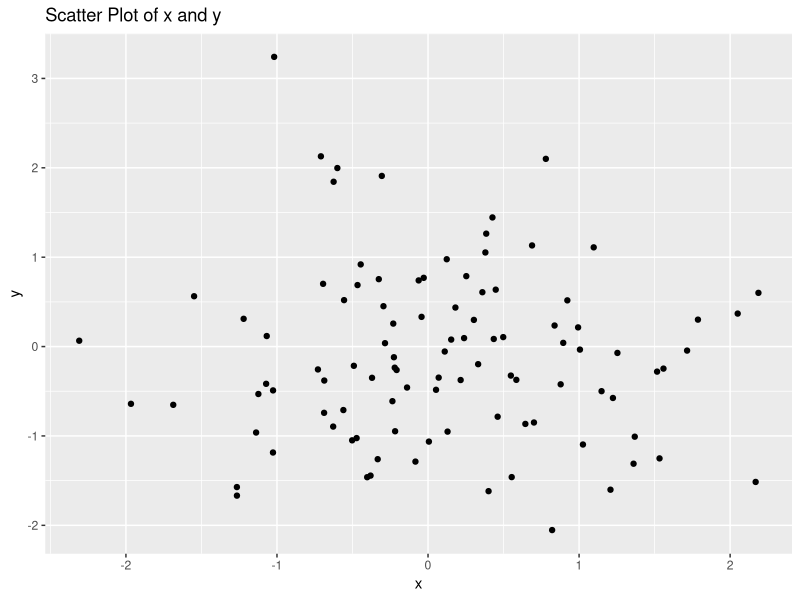
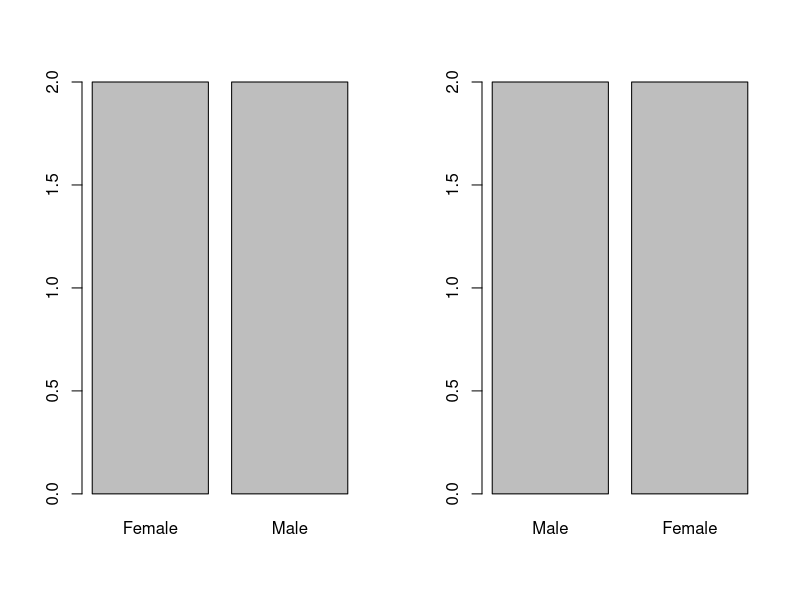
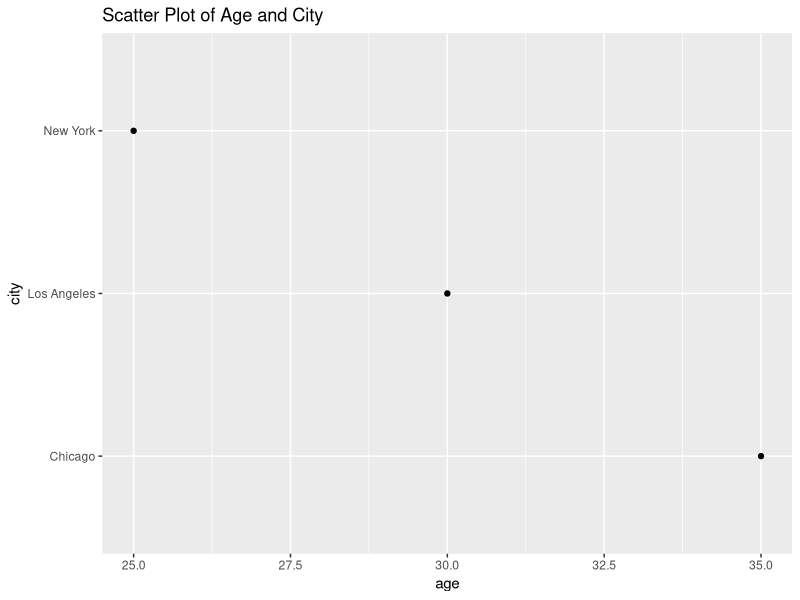
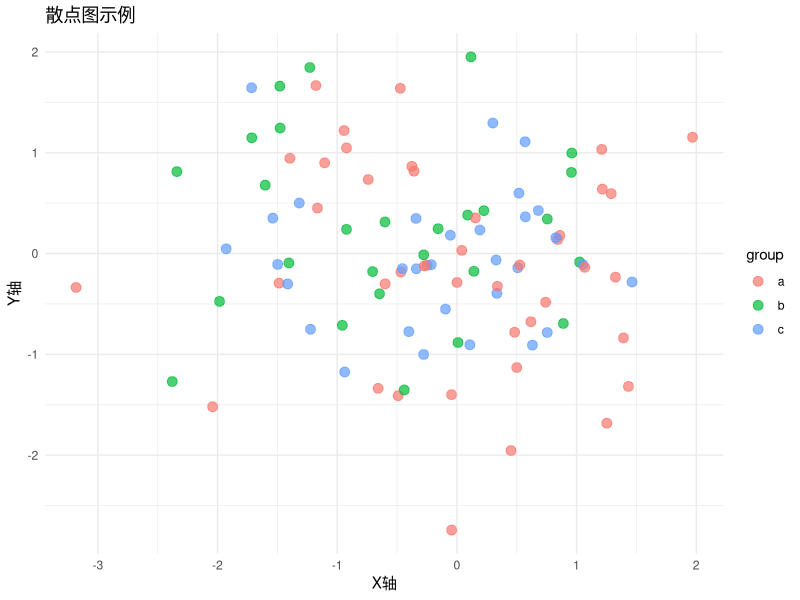
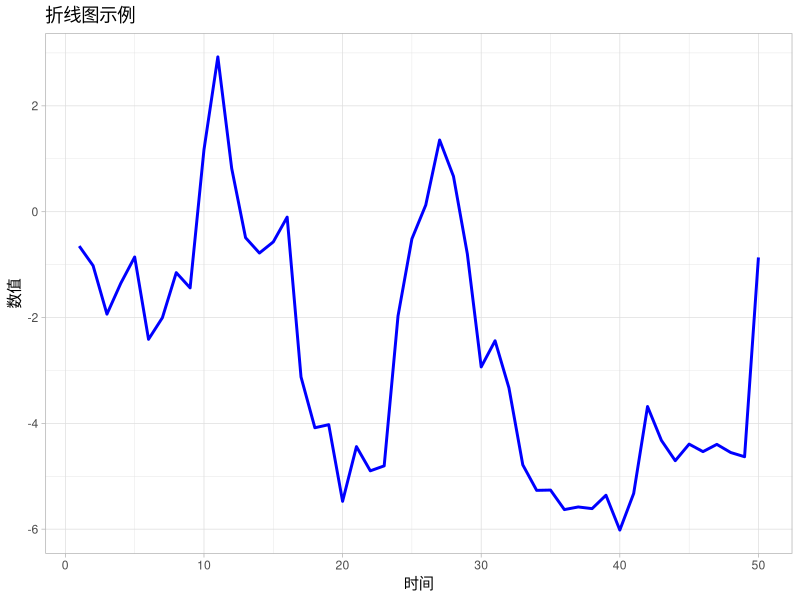
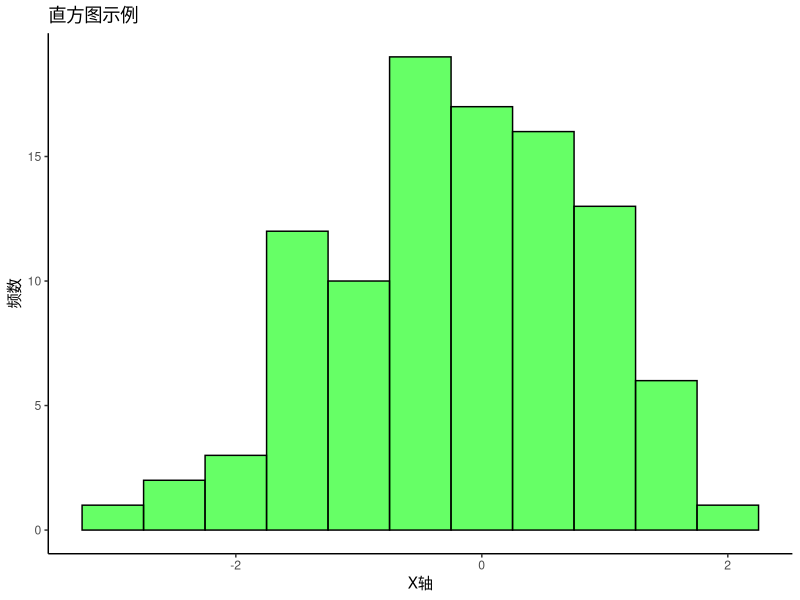
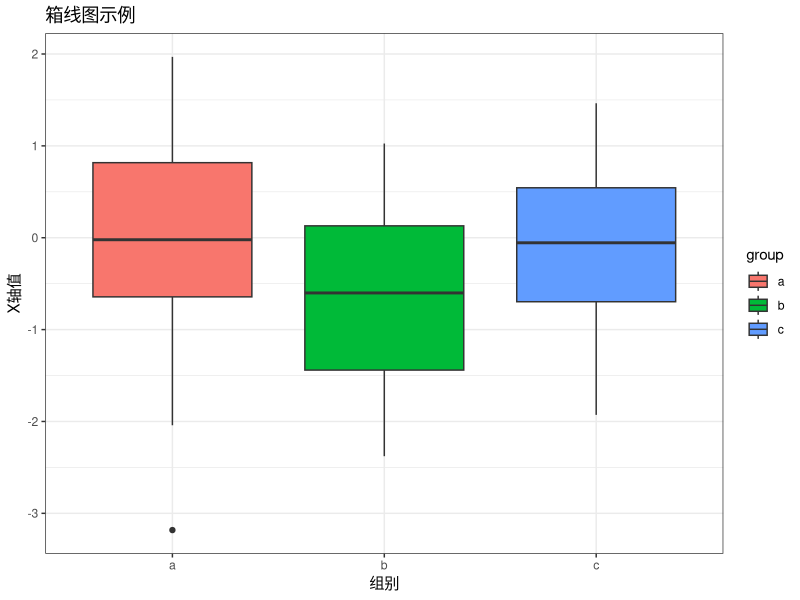
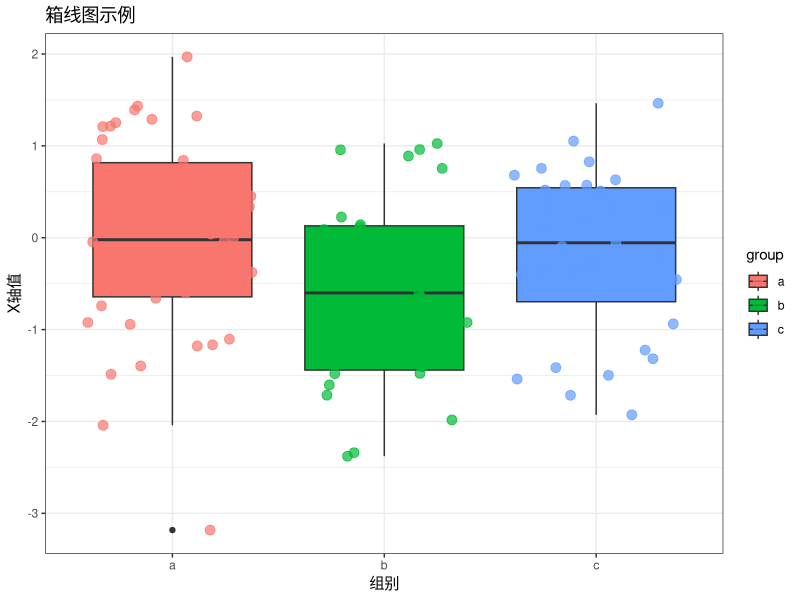

These charts were generated, in order, by the following R code:
## ---- chunk 1
# 加载必要的库
library(dplyr)  # 用于数据处理
library(ggplot2)  # 用于数据可视化
library(caret)  # 用于机器学习模型

# 生成一个示例数据框
set.seed(123)  # 设置随机种子以确保结果可重复
data <- data.frame(
  x = rnorm(100),  # 生成100个服从正态分布的随机数
  y = rnorm(100)  # 生成100个服从正态分布的随机数
)

# 数据预处理：计算描述性统计
summary_stats <- data %>%
  summarise(
    mean_x = mean(x),  # 计算x的均值
    mean_y = mean(y),  # 计算y的均值
    sd_x = sd(x),  # 计算x的标准差
    sd_y = sd(y)  # 计算y的标准差
  )

# 打印描述性统计结果
print(summary_stats)
## ---- chunk 2
# 数据可视化：绘制散点图
ggplot(data, aes(x = x, y = y)) +
  geom_point() +  # 添加散点图层
  labs(title = "Scatter Plot of x and y", x = "x", y = "y")  # 添加标题和轴标签
## ---- chunk 3
# 机器学习模型：线性回归
model <- train(y ~ x, data = data, method = "lm")  # 使用线性回归模型拟合数据

# 打印模型结果
print(model)
## ---- chunk 4
# 模型评估：查看模型的摘要
summary(model$finalModel)  # 打印线性回归模型的详细摘要
## ---- chunk 5
# 创建一个数值向量
numeric_vector <- c(1, 2, 3, 4, 5)  # 使用c()函数创建一个包含数值的向量

# 创建一个字符向量
character_vector <- c("a", "b", "c", "d")  # 使用c()函数创建一个包含字符的向量

# 创建一个逻辑向量
logical_vector <- c(TRUE, FALSE, TRUE, FALSE)  # 使用c()函数创建一个包含逻辑值的向量

# 创建一个矩阵
matrix_example <- matrix(1:9, nrow = 3, ncol = 3)  # 使用matrix()函数创建一个3x3的矩阵，元素为1到9

# 创建一个三维数组
array_example <- array(1:24, dim = c(3, 4, 2))  # 使用array()函数创建一个3x4x2的三维数组，元素为1到24
## ---- chunk 6
# 打印向量
print(numeric_vector)
print(character_vector)
print(logical_vector)
## ---- chunk 7
# 打印矩阵
print(matrix_example)
## ---- chunk 8
# 打印数组
print(array_example)
## ---- chunk 9
# 创建一个数据框
data_frame <- data.frame(
  name = c("Alice", "Bob", "Charlie"),
  age = c(25, 30, 35),
  city = c("New York", "Los Angeles", "Chicago")
)

# 创建一个列表
list_example <- list(
  numeric_vector = numeric_vector,
  matrix_example = matrix_example,
  data_frame = data_frame
)
## ---- chunk 10
# 打印数据框
print(data_frame)
## ---- chunk 11
# 打印列表
print(list_example)

# 打印列表的元素
print(list_example$numeric_vector)  # 打印数值向量
print(list_example$matrix_example)  # 打印矩阵
print(list_example$data_frame)  # 打印数据框
## ---- chunk 12
# 创建一个因子
factor_example <- factor(c("Male", "Female", "Male", "Female"))

# 打印因子
print(factor_example)
## ---- chunk 13
# 设置绘图参数
par(mfrow = c(1, 2))

# 打印因子
plot(factor_example)

# 设置因子水平
factor_example <- factor(factor_example, levels = c("Male", "Female"))
# 打印因子
plot(factor_example)
## ---- chunk 14
# 创建一个日期时间向量
date_time_vector <- as.POSIXct(c("2024-01-01 12:00:00", "2024-01-01 13:00:00", "2024-01-01 14:00:00"))  

# 打印日期时间向量
print(date_time_vector)
## ---- chunk 15
# 创建一个变量
x <- 10

# 打印变量
print(x)

# 使用=进行赋值
y = 20  

# 打印变量
print(y)

# 使用==进行比较
print(x == y)   

# 使用!=进行不等于比较
print(x != y)

# 使用>进行大于比较
print(x > y)    

# 使用<进行小于比较
print(x < y)

# 使用>=进行大于等于比较
print(x >= y)   

# 使用&&进行逻辑与运算
print(x && y)

# 使用||进行逻辑或运算
print(x || y)   
## ---- chunk 16
# 创建一个变量
x <- 10

# 使用if进行条件判断
if (x > 0) {    
  print("x is positive")
} else {
  print("x is negative")
}
## ---- chunk 17
# 使用if进行条件判断
if (x > 0) {    
  print("x is positive")
} else {
  print("x is negative")
}   
## ---- chunk 18
# 使用for循环打印1到5的数字
for (i in 1:5) {
  print(i)
}
## ---- chunk 19
# 定义一个简单的函数
my_function <- function(x) {
  return(x + 1)
}
## ---- chunk 20
# 调用函数
print(my_function(1))
## ---- chunk 21
# 调用函数
print(my_function(1))
## ---- chunk 22
# 创建一个数据框
data_frame <- data.frame(
  name = c("Alice", "Bob", "Charlie"),  
  age = c(25, 30, 35),
  city = c("New York", "Los Angeles", "Chicago")
)

# 使用filter()函数筛选数据
filtered_data <- filter(data_frame, age > 30)   

# 打印筛选后的数据
print(filtered_data)
## ---- chunk 23
# 创建一个数据框
data_frame <- data.frame(
  name = c("Alice", "Bob", "Charlie"),
  age = c(25, 30, 35),
  city = c("New York", "Los Angeles", "Chicago")
)

# 使用arrange()函数对数据进行排序
sorted_data <- arrange(data_frame, age) 

# 打印排序后的数据
print(sorted_data)
## ---- chunk 24
# 使用summarize()函数对数据进行汇总
summarized_data <- summarize(data_frame, mean_age = mean(age))

# 打印汇总后的数据
print(summarized_data)
## ---- chunk 25
# 创建一个数据框
data_frame <- data.frame(
  name = c("Alice", "Bob", "Charlie"),
  age = c(25, 30, 35),
  city = c("New York", "Los Angeles", "Chicago")
)   

# 使用ggplot2包创建一个散点图
ggplot(data_frame, aes(x = age, y = city)) +
  geom_point() +
  labs(title = "Scatter Plot of Age and City")
## ---- chunk 26
# 加载ggplot2包，用于数据可视化
library(ggplot2)  # 导入ggplot2库

# 创建示例数据集，包括x、y两个变量和一个分组变量group
data <- data.frame(
  x = rnorm(100),                   # 生成100个服从正态分布的随机数作为x轴数据
  y = rnorm(100),                   # 生成100个服从正态分布的随机数作为y轴数据
  group = sample(letters[1:3], 100, replace = TRUE)  # 随机生成100个属于a、b、c三个组的分组数据
)
## ---- chunk 27
# ---------------------------
# 散点图示例：展示x和y之间的关系，并根据group分组上色
# ---------------------------
scatter_plot <- ggplot(data, aes(x = x, y = y, color = group)) +  # 设置数据源及映射关系（x、y坐标和颜色对应分组）
  geom_point(size = 3, alpha = 0.7) +       # 添加散点图层，设置点的大小为3，透明度为0.7
  labs(title = "散点图示例", x = "X轴", y = "Y轴") +  # 添加图形标题和坐标轴标签
  theme_minimal()                         # 应用简洁的主题
print(scatter_plot)                       # 绘制散点图
## ---- chunk 28
# ---------------------------
# 折线图示例：展示随时间变化的数据趋势
# ---------------------------
# 创建时间序列数据，time为时间变量，value为累积随机值模拟趋势数据
time_data <- data.frame(
  time = 1:50,                          # 创建一个从1到50的时间序列
  value = cumsum(rnorm(50))              # 生成50个随机数并计算累积和，模拟数据趋势
)
line_plot <- ggplot(time_data, aes(x = time, y = value)) +  # 设置数据源及映射关系（时间与数值）
  geom_line(color = "blue", size = 1) +   # 添加折线图层，设置线条颜色为蓝色，宽度为1
  labs(title = "折线图示例", x = "时间", y = "数值") +  # 添加图形标题和坐标轴标签
  theme_light()                           # 应用明亮主题
print(line_plot)                         # 绘制折线图
## ---- chunk 29
# ---------------------------
# 直方图示例：展示x变量的分布情况
# ---------------------------
histogram_plot <- ggplot(data, aes(x = x)) +  # 设置数据源及映射关系（x轴数据）
  geom_histogram(binwidth = 0.5, fill = "green", color = "black", alpha = 0.6) +  
  # 添加直方图图层，设置每个柱子的宽度为0.5，填充颜色为绿色，边框为黑色，透明度为0.6
  labs(title = "直方图示例", x = "X轴", y = "频数") +  # 添加图形标题和坐标轴标签
  theme_classic()                         # 应用经典主题
print(histogram_plot)                     # 绘制直方图
## ---- chunk 30
# ---------------------------
# 箱线图示例：比较不同组别中x变量的分布情况
# ---------------------------
boxplot <- ggplot(data, aes(x = group, y = x, fill = group)) +  # 设置数据源及映射关系（组别作为x轴，x变量作为y轴，同时填充颜色依组别变化）
  geom_boxplot() +                        # 添加箱线图图层
  labs(title = "箱线图示例", x = "组别", y = "X轴值") +  # 添加图形标题和坐标轴标签
  theme_bw()                              # 应用黑白主题
print(boxplot)                           # 绘制箱线图
## ---- chunk 31
# ---------------------------
# 图层叠加示例：在同一个图表中绘制多个几何对象
# ---------------------------
ggplot(data, aes(x = group, y = x, fill = group)) +  # 设置数据源及映射关系（组别作为x轴，x变量作为y轴，同时填充颜色依组别变化）
  geom_boxplot() +                        # 添加箱线图图层
  geom_jitter(aes(color = group), size = 3, alpha = 0.7) +       # 添加散点图层，设置点的大小为3，透明度为0.7
  labs(title = "箱线图示例", x = "组别", y = "X轴值") +  # 添加图形标题和坐标轴标签
  theme_bw() 
## ---- chunk 32
# 加载stringr包
library(stringr)

# 定义一个示例字符串
text = "Hello, R language!"

# 使用str_sub()提取子字符串，提取从8到9的字符
sub_text = str_sub(text, 8, 9)  # "R "

# 使用str_c()拼接字符串
new_text = str_c(text, " It's powerful!")  # "Hello, R language! It's powerful!"

# 使用str_replace()替换字符串中的单词
replaced_text = str_replace(text, "language", "world")  # "Hello, R world!"
## ---- chunk 33
# 加载stringr包
library(stringr)

# 定义一个字符向量
text = c("apple123", "banana456", "cherry789", "date000")

# 使用str_detect()判断哪些字符串包含数字
contains_digit = str_detect(text, "\\d+")  # "\\d+"表示匹配一个或多个数字
print(contains_digit)  # 输出匹配结果，TRUE表示包含数字，FALSE表示不包含

# 使用str_replace_all()替换所有数字为空字符串
text_no_digits = str_replace_all(text, "\\d+", "")  # 将所有数字部分替换为空
print(text_no_digits)  # 输出替换后的字符串
## ---- chunk 34
# 加载stringr包
library(stringr)

# 示例文本数据
text_data = c("  Hello, World!  ", "R is AWESOME!!!", "Data   Science & AI")

# 去除前后空格
text_data = str_trim(text_data)

# 转换为小写，确保一致性
text_data = str_to_lower(text_data)

# 去除所有标点符号
text_data = str_replace_all(text_data, "[[:punct:]]", "")

# 规范化多个空格为单个空格
text_data = str_squish(text_data)

# 输出清洗后的文本数据
print(text_data)
## ---- chunk 35
# 加载tidyr和dplyr包
library(tidyr)   # 提供数据整形功能
library(dplyr)   # 方便数据操作
## ---- chunk 36
# 创建一个“宽格式”数据框
wide_data = data.frame(
  ID = c(1, 2, 3),       # 唯一标识
  Math = c(90, 85, 88),  # 数学成绩
  Science = c(80, 78, 95), # 科学成绩
  English = c(85, 89, 92)  # 英语成绩
)
wide_data
## ---- chunk 37
# 使用pivot_longer()将宽格式转换为长格式
long_data = wide_data %>%
  pivot_longer(
    cols = Math:English,  # 需要转换的列（即各科成绩）
    names_to = "Subject",  # 新列存放原来的列名（学科）
    values_to = "Score"    # 新列存放原来的数值（成绩）
  )
long_data
## ---- chunk 38
# 使用pivot_wider()将长格式转换回宽格式
wide_data_again = long_data %>%
  pivot_wider(
    names_from = Subject, # 重新展开为原来的列名（学科）
    values_from = Score   # 对应的成绩填充回去
  )
wide_data_again
## ---- chunk 39
library(tidyr)
# 使用gather()函数将宽格式数据转换为长格式数据
long_data <- gather(data_frame, key = "variable", value = "value", -name)

# 打印转换后的数据
print(long_data)
## ---- chunk 40
# 创建一个包含缺失值的数据框
data_with_missing = data.frame(
  ID = c(1, 2, 3, 4),
  Name = c("Alice", "Bob", "Charlie", "David"),
  Score = c(95, NA, 88, 92)
)
## ---- chunk 41
# 使用complete()检查缺失值
complete_data = complete(data_with_missing)
print(complete_data)
